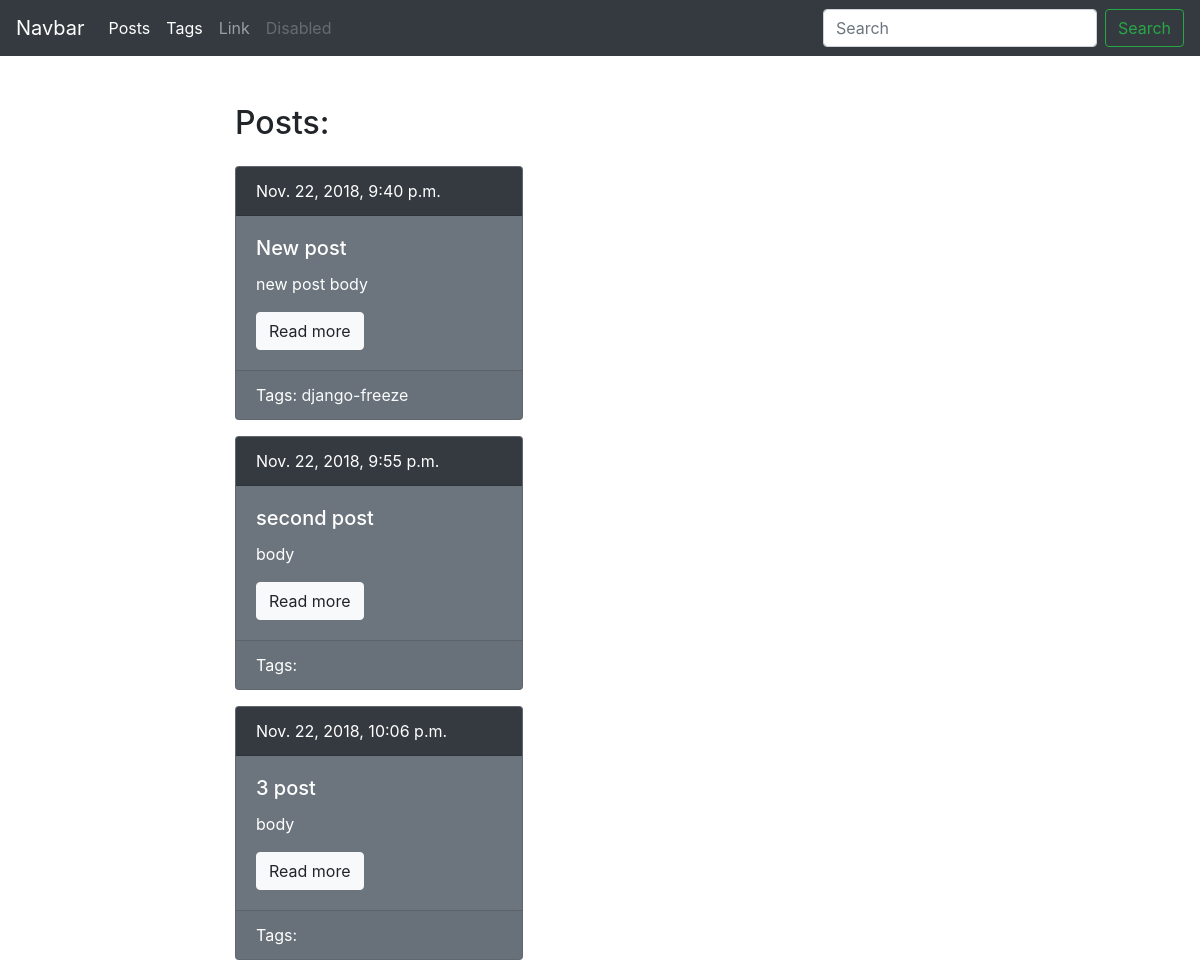
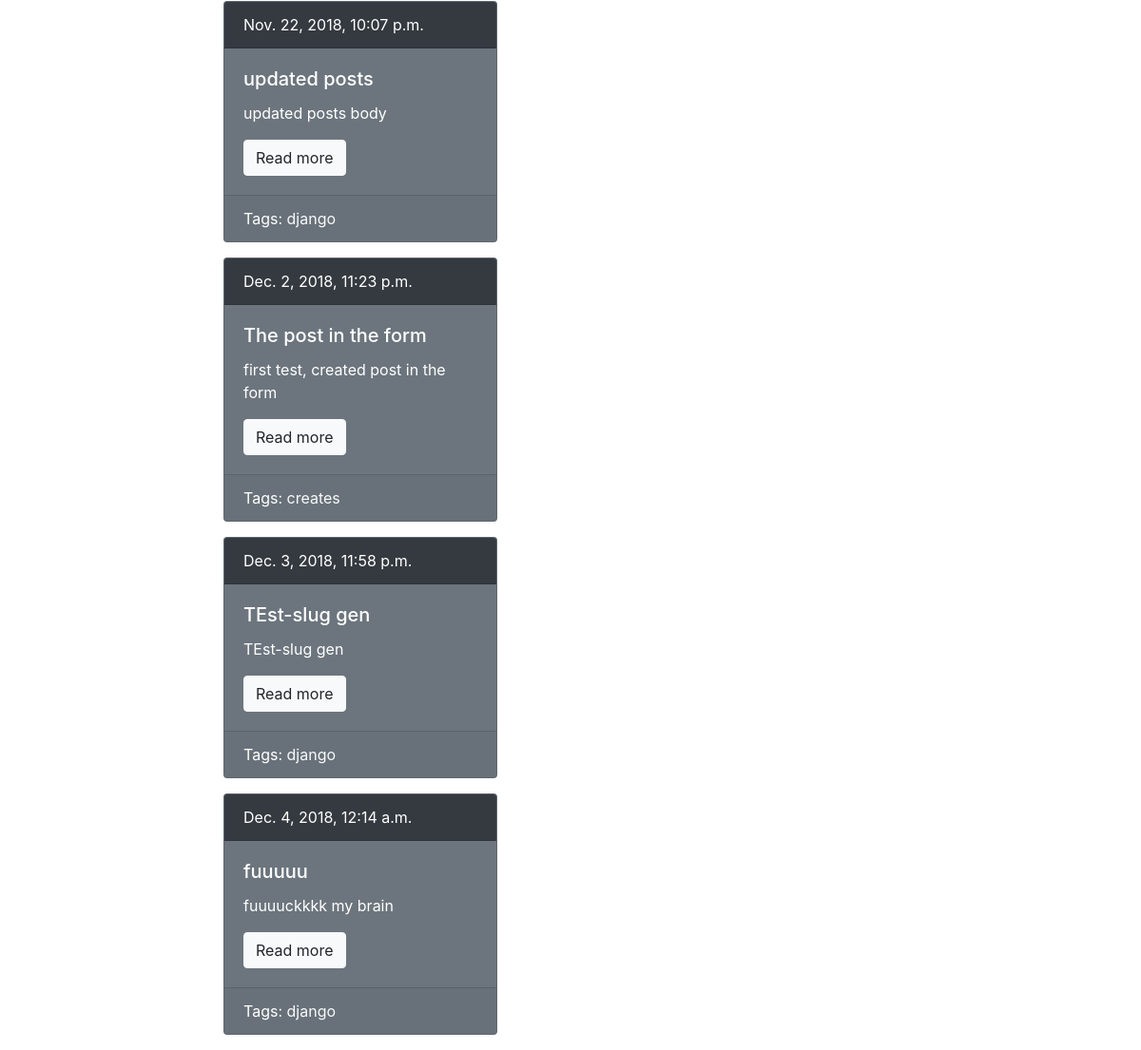
Screenshot of /blog/ with the database file from the repository (2 pictures, top to bottom).
### blog/models.py (models this page shows, shortened)
class Post(models.Model):
    title = models.CharField(max_length=150, db_index=True)
    slug = models.SlugField(max_length=150, blank=True, unique=True)
    body = models.TextField(blank=True, db_index=True)
    tags = models.ManyToManyField('Tag', blank=True, related_name='posts')
    date_pub = models.DateTimeField(auto_now_add = True)
    def get_absolute_url(self):
        return reverse('post_detail_url', kwargs={'slug': self.slug})

class Tag(models.Model):
    title = models.CharField(max_length=50)
    slug = models.SlugField(max_length=50, unique=True)
    def get_absolute_url(self):
        return reverse('tag_detail_url', kwargs={'slug': self.slug})

### blog/views.py (the view)
# urls.py: path('', posts_list, name='posts_list_url'),
def posts_list(request):
    posts = Post.objects.all()
    return render(request, 'blog/index.html', context={'posts': posts})

### blog/templates/blog/index.html (shortened to what this page needs)
{% extends 'blog/base_blog.html' %}
{% block content %}
    <h2 class="mb-4">Posts:</h2>
    {% for post in posts %}
        {% include 'blog/includes/post_card_template.html' %}
    {% endfor %}
{% endblock %}

### blog/templates/blog/includes/post_card_template.html
<div class="card text-white bg-secondary mb-3" style="max-width: 18rem;">
        <div class="card-header bg-dark">
            {{ post.date_pub}}
        </div>
        <div class="card-body">
            <h5 class="card-title">{{ post.title }}</h5>
            <p class="card-text">{{ post.body|truncatewords:15 }}</p>
            <a href="{{ post.get_absolute_url }}" class="btn btn-light">Read more</a>
        </div>
        <div class="card-footer">
            Tags:
            {% for tag in post.tags.all %}
                <a href="{{ tag.get_absolute_url }}" class="text-light">{{ tag.title }}</a>
            {% endfor %}
        </div>
    </div>

### rows the page displays
Post: date_pub "Nov. 22, 2018, 9:40 p.m.", title "New post", body "new post body"
Tag: title "django-freeze"
Post: date_pub "Nov. 22, 2018, 9:55 p.m.", title "second post", body "body"
Post: date_pub "Nov. 22, 2018, 10:06 p.m.", title "3 post", body "body"
Post: date_pub "Nov. 22, 2018, 10:07 p.m.", title "updated posts", body "updated posts body"
Tag: title "django"
Post: date_pub "Dec. 2, 2018, 11:23 p.m.", title "The post in the form", body "first test, created post in the form"
Tag: title "creates"
Post: date_pub "Dec. 3, 2018, 11:58 p.m.", title "TEst-slug gen", body "TEst-slug gen"
Post: date_pub "Dec. 4, 2018, 12:14 a.m.", title "fuuuuu", body "fuuuuckkkk my brain"
